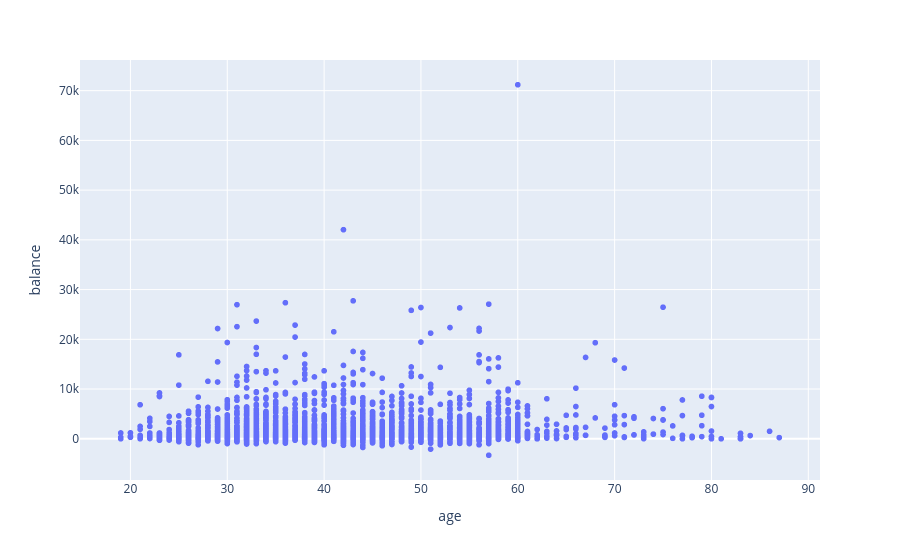

The notebook cell this image was saved under:
### Markdown cell above
# **Base Plot of Scatter Plot**
**Default** — one dot per row, blue colour, column names as labels, hover tooltip, grey background

**Not default** — title, subtitle, units, reference line, source note, marker colour, size, symbol, opacity, white background, hover

### Code cell
px.scatter(df, x="age", y="balance")

### Figure 1 — Plotly figure (JSON) as saved in the notebook; plotly's stock layout.template omitted (floating-point values rounded to 4 significant figures; data arrays with more than 128 entries replaced by an {"elided": "..."} marker saying what was removed)
{"data": [{"hovertemplate": "age=%{x}<br>balance=%{y}<extra></extra>", "legendgroup": "", "marker": {"color": "#636efa", "symbol": "circle"}, "mode": "markers", "name": "", "showlegend": false, "type": "scattergl", "x": {"elided": "4521 int values"}, "xaxis": "x", "y": {"elided": "4521 int values"}, "yaxis": "y"}], "layout": {"autosize": true, "legend": {"tracegroupgap": 0}, "margin": {"t": 60}, "xaxis": {"anchor": "y", "autorange": true, "domain": [0, 1], "range": [14.89, 91.11], "title": {"text": "age"}, "type": "linear"}, "yaxis": {"anchor": "x", "autorange": true, "domain": [0, 1], "range": [-9081.0, 76960.0], "title": {"text": "balance"}, "type": "linear"}}}
